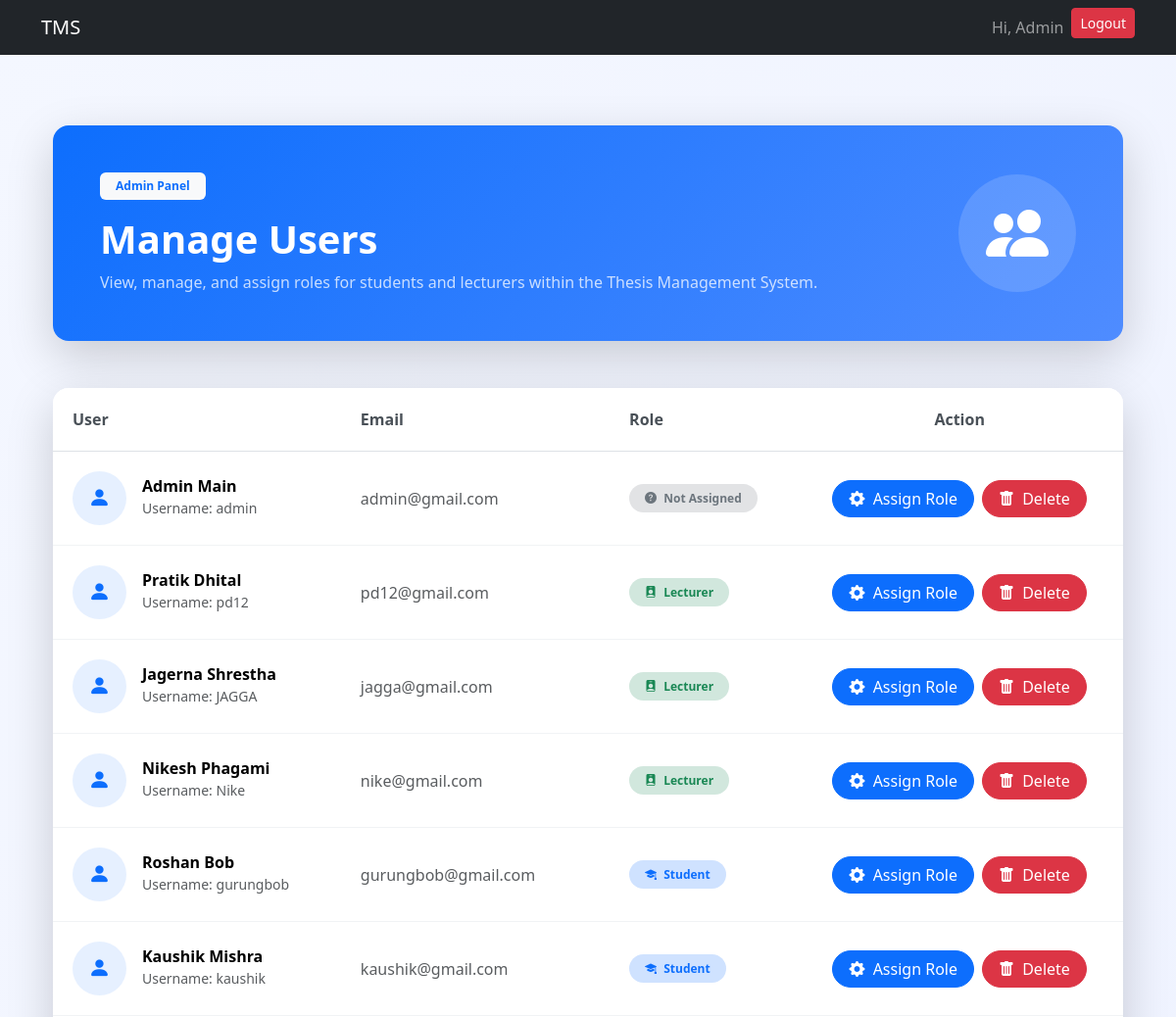
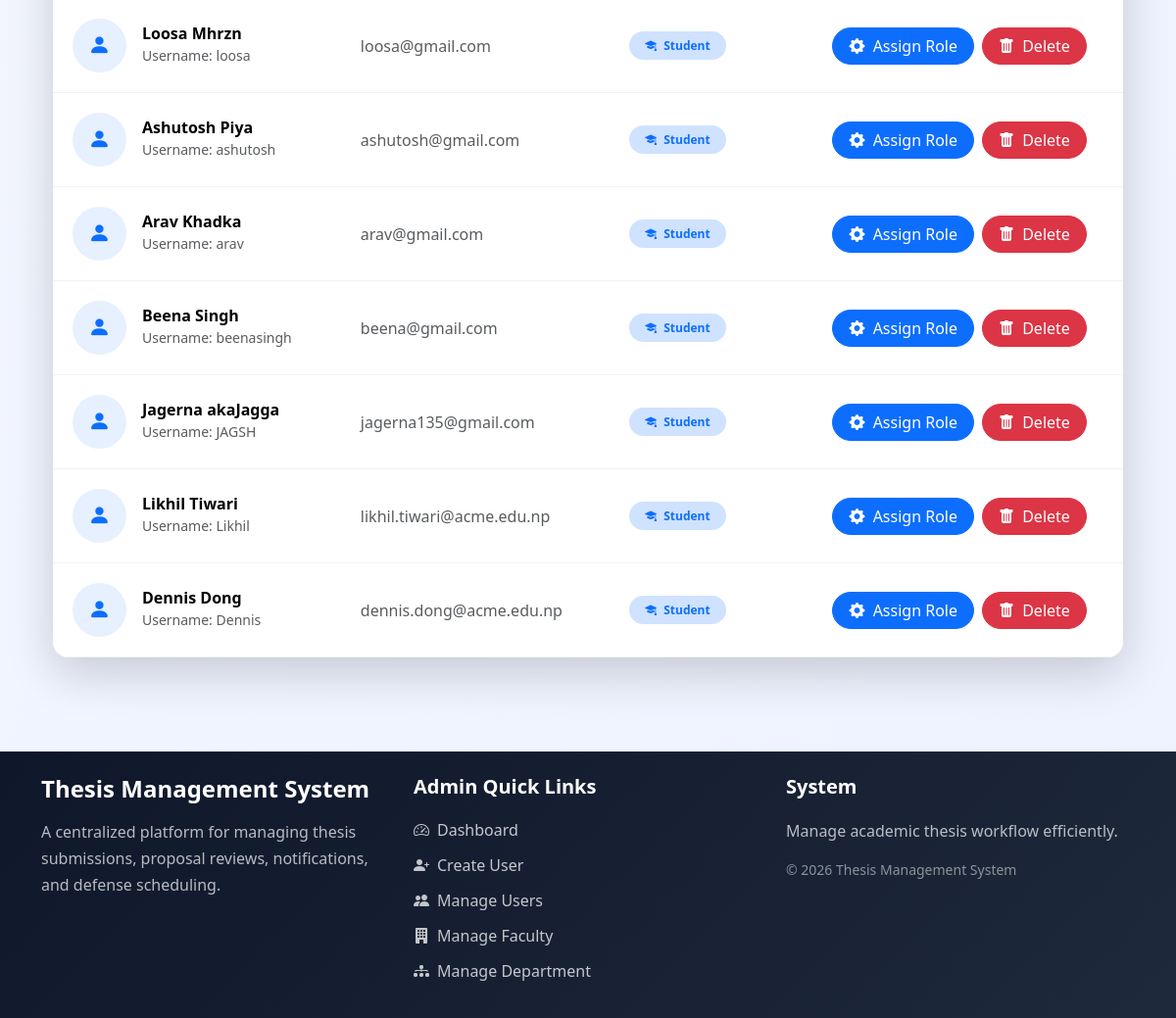
The app's page /admin-panel/manage-users/ (signed in) with its own data (2 pictures, top to bottom).
### users/models.py (models this page shows, shortened)
class User(AbstractUser):
    username = models.CharField(max_length=100, unique=True)
    email = models.EmailField(unique=True)
    role = models.CharField(max_length=10, choices=ROLE_CHOICES)
    USERNAME_FIELD = "email"
    REQUIRED_FIELDS = ["username"]

### users/views.py (the view)
# urls.py: path('admin-panel/manage-users/', manage_users, name='manage_users'),
@user_passes_test(admin_required)
def manage_users(request):
    users = User.objects.all()
    context = {
        'users': users
    }
    return render(request,'admin_panel/manage_users.html',context)

### users/views.py (called while the page is built)
def admin_required(user):
    return user.is_superuser

### users/templates/admin_panel/manage_users.html (shortened to what this page needs)
{% extends "base.html" %}
{% block start %}
<div class="container py-5">
    <div class="users-header shadow-lg rounded-4 p-5 mb-5 text-white">
        <div class="d-flex flex-column flex-md-row justify-content-between align-items-center">
            <div>
                <span class="badge bg-light text-primary px-3 py-2 mb-3">
                    Admin Panel
                </span>
                <h1 class="fw-bold mb-2">
                    Manage Users
                </h1>
                <p class="opacity-75 mb-0">
                    View, manage, and assign roles for students and lecturers
                    within the Thesis Management System.
                </p>
            </div>
            <div class="mt-4 mt-md-0">
                <div class="header-icon">
                    <i class="bi bi-people-fill"></i>
                </div>
            </div>
        </div>
    </div>
    <div class="card border-0 shadow-lg rounded-4 overflow-hidden">
        <div class="card-body p-0">
            <div class="table-responsive">
                <table class="table align-middle mb-0 custom-table">
                    <thead>
                        <tr>
                            <th>
                                User
                            </th>
                            <th>
                                Email
                            </th>
                            <th>
                                Role
                            </th>
                            <th class="text-center">
                                Action
                            </th>
                        </tr>
                    </thead>
                    <tbody>
                        {% for user in users %}
                        <tr>
                            <td>
                                <div class="d-flex align-items-center">
                                    <div class="user-avatar me-3">
                                        <i class="bi bi-person-fill"></i>
                                    </div>
                                    <div>
                                        <h6 class="fw-bold mb-0">
                                            {{ user.first_name }} {{ user.last_name }}
                                        </h6>
                                        <small class="text-muted">
                                            Username: {{ user.username }}
                                        </small>
                                    </div>
                                </div>
                            </td>
                            <td>
                                <span class="text-muted">
                                    {{ user.email }}
                                </span>
                            </td>
                            <td>
                                {% if user.role == "student" %}
                                <span class="badge rounded-pill bg-primary-subtle text-primary px-3 py-2">
                                    <i class="bi bi-mortarboard-fill me-1"></i>
                                    Student
                                </span>
                                {% elif user.role == "lecturer" %}
                                <span class="badge rounded-pill bg-success-subtle text-success px-3 py-2">
                                    <i class="bi bi-person-badge-fill me-1"></i>
                                    Lecturer
                                </span>
                                {% else %}
                                <span class="badge rounded-pill bg-secondary-subtle text-secondary px-3 py-2">
                                    <i class="bi bi-question-circle-fill me-1"></i>
                                    Not Assigned
                                </span>
                                {% endif %}
                            </td>
                            <td class="text-center">
                                <div class="d-flex justify-content-center gap-2 flex-wrap">
                                    <a href="/admin-panel/assign-role/{{user.id}}/"
                                        class="btn btn-primary rounded-pill px-3">
                                        <i class="bi bi-gear-fill me-1"></i>
                                        Assign Role
                                    </a>
                                    <a href="{% url 'delete_user' user.id %}" class="btn btn-danger rounded-pill px-3">
                                        <i class="bi bi-trash-fill me-1"></i>
                                        Delete
                                    </a>
                                </div>
                            </td>
                        </tr>
                        {% endfor %}
                    </tbody>
                </table>
            </div>
        </div>
    </div>
</div>
<link rel="stylesheet" href="https://cdn.jsdelivr.net/npm/bootstrap-icons@1.11.3/font/bootstrap-icons.min.css">
{% endblock %}

### users/templates/base.html (shortened to what this page needs)
<!DOCTYPE html>
<html lang="en">
<head>
    <link href="https://cdn.jsdelivr.net/npm/bootstrap@5.3.8/dist/css/bootstrap.min.css" rel="stylesheet">
</head>
<body>
    <nav class="navbar navbar-expand-lg navbar-dark bg-dark">
        <div class="container">
            {% if request.user.is_authenticated %}
            {% if request.user.role == 'student' %}
            <a class="navbar-brand" href="{% url 'student_dashboard' %}">
                TMS
            </a>
            {% elif request.user.role == 'lecturer' %}
            <a class="navbar-brand" href="{% url 'lecturer_dashboard' %}">
                TMS
            </a>
            {% elif request.user.role == 'admin' %}
            <a class="navbar-brand" href="{% url 'admin_dashboard' %}">
                TMS
            </a>
            {% endif %}
            {% else %}
            <a class="navbar-brand" href="{% url 'login' %}">
                TMS
            </a>
            {% endif %}
            <div class="collapse navbar-collapse" id="navbarNav">
                <ul class="navbar-nav ms-auto">
                    {% if request.user.is_authenticated %}
                    <li class="nav-item">
                        <span class="nav-link">Hi, {{ request.user.first_name }}</span>
                    </li>
                    <li class="nav-item">
                        <a href="/logout/" class="btn btn-danger btn-sm">Logout</a>
                    </li>
                    {% endif %}
                </ul>
            </div>
        </div>
    </nav>
    <div class="container mt-4">
        {% block start %}
        {% endblock %}
    </div>
    <footer class="footer-section mt-5">
        <div class="container py-4">
            <div class="row g-4">
                <div class="col-lg-4">
                    <h4 class="fw-bold text-white mb-3">
                        Thesis Management System
                    </h4>
                    <p class="footer-text">
                        A centralized platform for managing thesis submissions,
                        proposal reviews, notifications, and defense scheduling.
                    </p>
                </div>
                {% if request.user.role == "admin" %}
                <div class="col-lg-4">
                    <h5 class="footer-title">
                        Admin Quick Links
                    </h5>
                    <ul class="footer-links">
                        <li>
                            <a href="/admin-panel/">
                                <i class="bi bi-speedometer2 me-2"></i>
                                Dashboard
                            </a>
                        </li>
                        <li>
                            <a href="/admin-panel/create-user/">
                                <i class="bi bi-person-plus-fill me-2"></i>
                                Create User
                            </a>
                        </li>
                        <li>
                            <a href="/admin-panel/manage-users/">
                                <i class="bi bi-people-fill me-2"></i>
                                Manage Users
                            </a>
                        </li>
                        <li>
                            <a href="/admin-panel/manage-faculty/">
                                <i class="bi bi-building-fill me-2"></i>
                                Manage Faculty
                            </a>
                        </li>
                        <li>
                            <a href="/admin-panel/manage-department/">
                                <i class="bi bi-diagram-3-fill me-2"></i>
                                Manage Department
                            </a>
                        </li>
                    </ul>
                </div>
                {% endif %}
                <div class="col-lg-4">
                    <h5 class="footer-title">
                        System
                    </h5>
                    <p class="footer-text mb-2">
                        Manage academic thesis workflow efficiently.
                    </p>
                    <p class="footer-copy">
                        © 2026 Thesis Management System
                    </p>
                </div>
            </div>
        </div>
    </footer>
    <link rel="stylesheet" href="https://cdn.jsdelivr.net/npm/bootstrap-icons@1.11.3/font/bootstrap-icons.min.css">
</body>
</html>

### users/templates/admin_panel/manage_users.html (style rules this page uses)
body { background: linear-gradient(to bottom right, #f4f7ff, #eef2ff); }
.rounded-4 { border-radius: 1.3rem; }
.users-header { background: linear-gradient(135deg, #0d6efd, #4f8cff); }
.header-icon { width: 120px; height: 120px; border-radius: 50%; background: rgba(255, 255, 255, 0.15); display: flex; align-items: center; justify-content: center; font-size: 4rem; }
.custom-table thead { background: #f8f9ff; }
.custom-table thead th { padding: 20px; font-weight: 700; border-bottom: 1px solid #dee2e6; color: #495057; }
.custom-table tbody td { padding: 20px; vertical-align: middle; border-bottom: 1px solid #f1f3f5; }
.custom-table tbody tr { transition: 0.3s ease; }
.user-avatar { width: 55px; height: 55px; border-radius: 50%; background: rgba(13, 110, 253, 0.1); color: #0d6efd; display: flex; align-items: center; justify-content: center; font-size: 1.4rem; flex-shrink: 0; }

### users/templates/base.html (style rules this page uses)
.footer-section { background: linear-gradient(135deg, #0f172a, #1e293b); color: white; margin-top: 80px; }
.footer-title { font-weight: 700; margin-bottom: 20px; color: #ffffff; }
.footer-text { color: rgba(255, 255, 255, 0.7); line-height: 1.7; }
.footer-copy { color: rgba(255, 255, 255, 0.5); margin-top: 15px; font-size: 14px; }
.footer-links { list-style: none; padding: 0; margin: 0; }
.footer-links li { margin-bottom: 12px; }
.footer-links a { color: rgba(255, 255, 255, 0.75); text-decoration: none; transition: 0.3s ease; display: inline-flex; align-items: center; }

### records on screen
User: user.first_name "Admin", first_name "Admin", last_name "Main", username "admin", email "admin@gmail.com", role "admin" (drawn)
User: first_name "Pratik", last_name "Dhital", username "pd12", email "pd12@gmail.com", role "lecturer" (drawn)
User: first_name "Jagerna", last_name "Shrestha", username "JAGGA", email "jagga@gmail.com", role "lecturer" (drawn)
User: first_name "Nikesh", last_name "Phagami", username "Nike", email "nike@gmail.com", role "lecturer" (drawn)
User: first_name "Roshan", last_name "Bob", username "gurungbob", email "gurungbob@gmail.com", role "student" (drawn)
User: first_name "Kaushik", last_name "Mishra", username "kaushik", email "kaushik@gmail.com", role "student" (drawn)
User: first_name "Loosa", last_name "Mhrzn", username "loosa", email "loosa@gmail.com", role "student" (drawn)
User: first_name "Ashutosh", last_name "Piya", username "ashutosh", email "ashutosh@gmail.com", role "student" (drawn)
User: first_name "Arav", last_name "Khadka", username "arav", email "arav@gmail.com", role "student" (drawn)
User: first_name "Beena", last_name "Singh", username "beenasingh", email "beena@gmail.com", role "student" (drawn)
User: first_name "Jagerna", last_name "akaJagga", username "JAGSH", email "jagerna135@gmail.com", role "student" (drawn)
User: first_name "Likhil", last_name "Tiwari", username "Likhil", email "likhil.tiwari@acme.edu.np", role "student" (drawn)
User: first_name "Dennis", last_name "Dong", username "Dennis", email "dennis.dong@acme.edu.np", role "student" (drawn)
